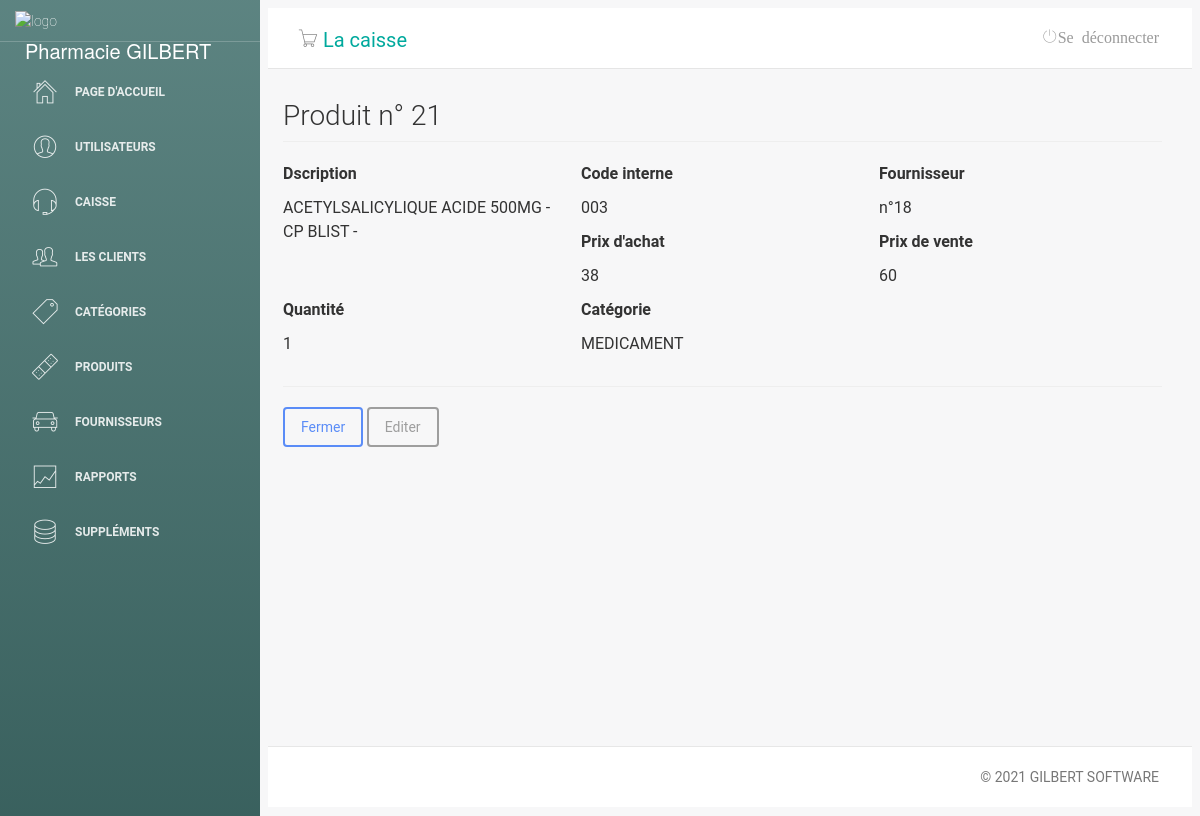
/main.php?pg=visualizar-produto&id=21, run on an earlier commit of the app's database.
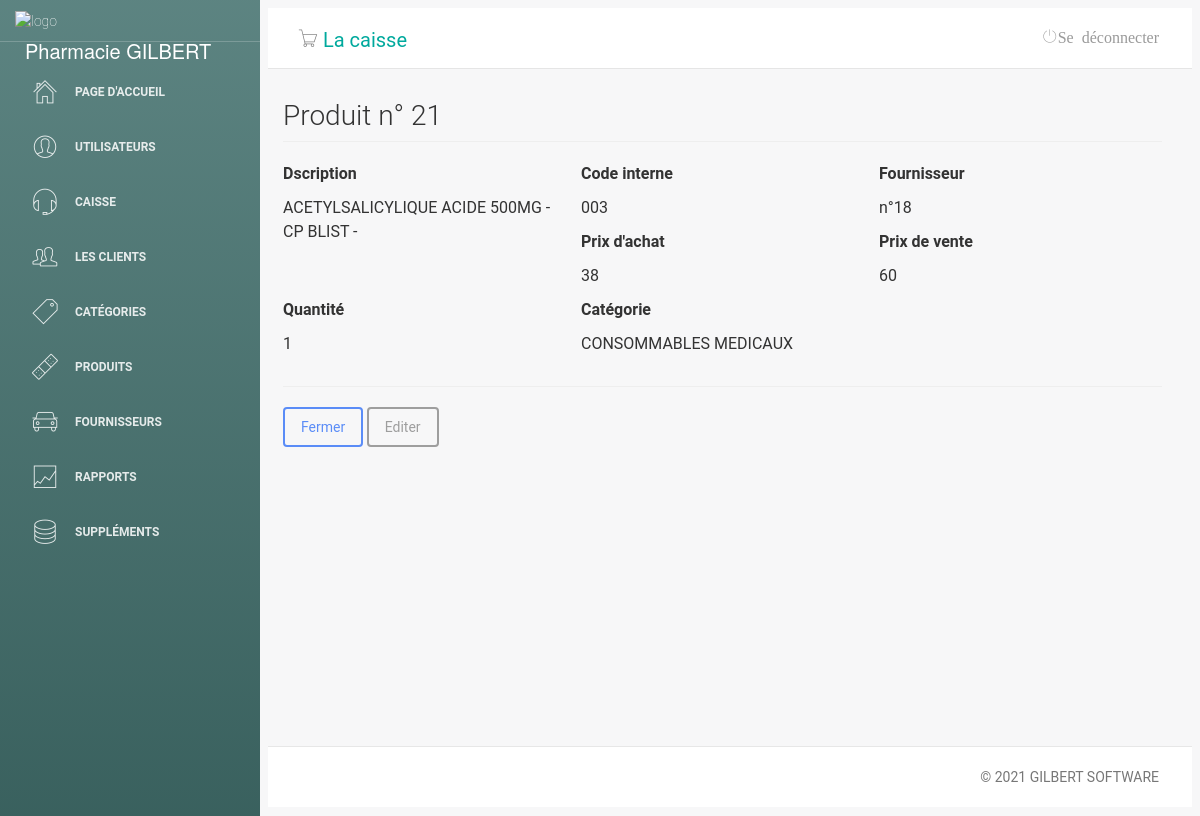
And on a later commit of the database.
### tables this page shows
CREATE TABLE "tb_produtos" (
	"id"	INTEGER,
	"descricao"	varchar(55) NOT NULL,
	"codInterno"	TEXT NOT NULL,
	"codBarras"	int(11),
	"fornecedor"	int(11) NOT NULL,
	"custo"	NUMERIC NOT NULL,
	"venda"	NUMERIC NOT NULL,
	"principio"	varchar(55) NOT NULL,
	"quantidade"	int(11) NOT NULL,
	"benefice"	NUMERIC,
	PRIMARY KEY("id" AUTOINCREMENT)
);

### visualizar-produto.php (the view, shortened to what this page needs)
<?php
include ('classes/Mysql.php');
$id=$_GET['id'];
$sql= $db->prepare("SELECT * FROM `tb_produtos` where id=$id");
$sql->execute();
$produto= $sql->fetch();
?>
<h3 class="page-header">Produit n° <?php echo $produto['id']?></h3>
<div class="row">
    <div class="col-md-4">
        <p><strong>Dscription</strong></p>
        <p><?php echo $produto['descricao']?></p>
    </div>
    <div class="col-md-4">
        <p><strong>Code interne</strong></p>
        <p><?php echo $produto['codInterno']?></p>
    </div>
    <div class="col-md-4">
        <p><strong>Fournisseur</strong></p>
        <p><?php echo "n°".$produto['fornecedor']?></p>
    </div>
    <div class="col-md-4">
        <p><strong>Prix d'achat</strong></p>
        <p><?php echo $produto['custo']?></p>
    </div>
    <div class="col-md-4">
        <p><strong>Prix de vente</strong></p>
        <p><?php echo $produto['venda']?></p>
    </div>
    <div class="col-md-4">
        <p><strong>Quantité</strong></p>
        <p><?php echo $produto['quantidade']?></p>
    </div>
    <div class="col-md-4">
        <p><strong>Catégorie</strong></p>
        <p><?php echo $produto['principio']?></p>
    </div>
</div>
<hr />
<div id="actions" class="row">
    <div class="col-md-12">
        <a href="?pg=produtos" class="btn btn-primary">Fermer</a>
        <a href="?pg=editar-produto&id=<?php echo $produto['id']?>" class="btn btn-dark">Editer</a>
    </div>
</div>
<br>

What changed in the data, as far as the page shows it:
changed tb_produtos "ACETYLSALICYLIQUE ACIDE 500MG - CP BLIST -": principio "MEDICAMENT" → "CONSOMMABLES MEDICAUX"
